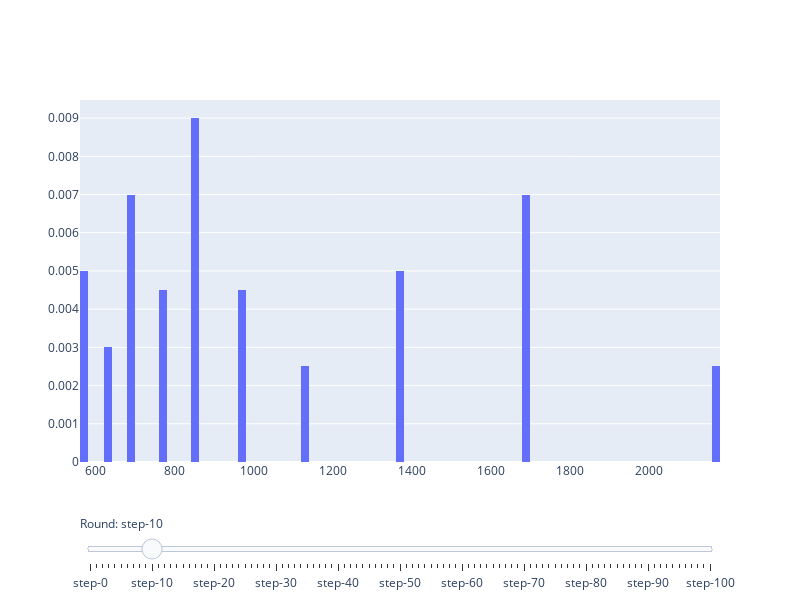

Notebook code for this chart:
### Markdown cell above
## 1.2 scaling_factor = 0 (no risk)

### Code cell
num_people = 100
interest_rate = 0.05
scaling_factor = 0
iteration_time = 100

wealth_distribution = simulate_society(num_people, interest_rate, scaling_factor, iteration_time)
plot_wealth_distribution(wealth_distribution)
